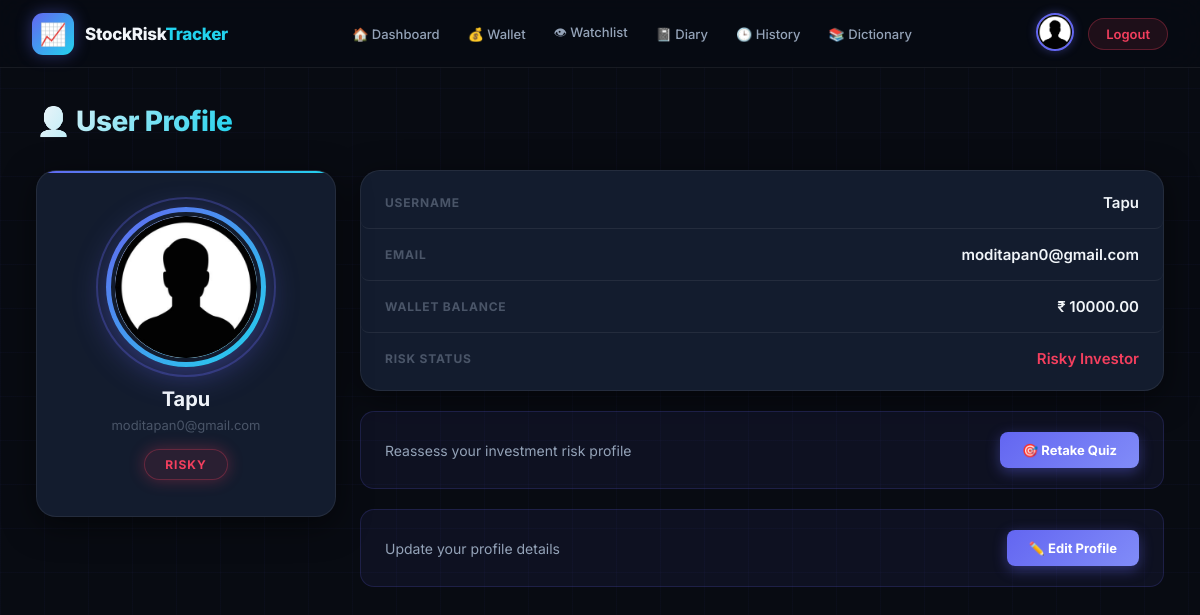
/tracker/profile/ (signed in), run on an earlier commit of the app's database.
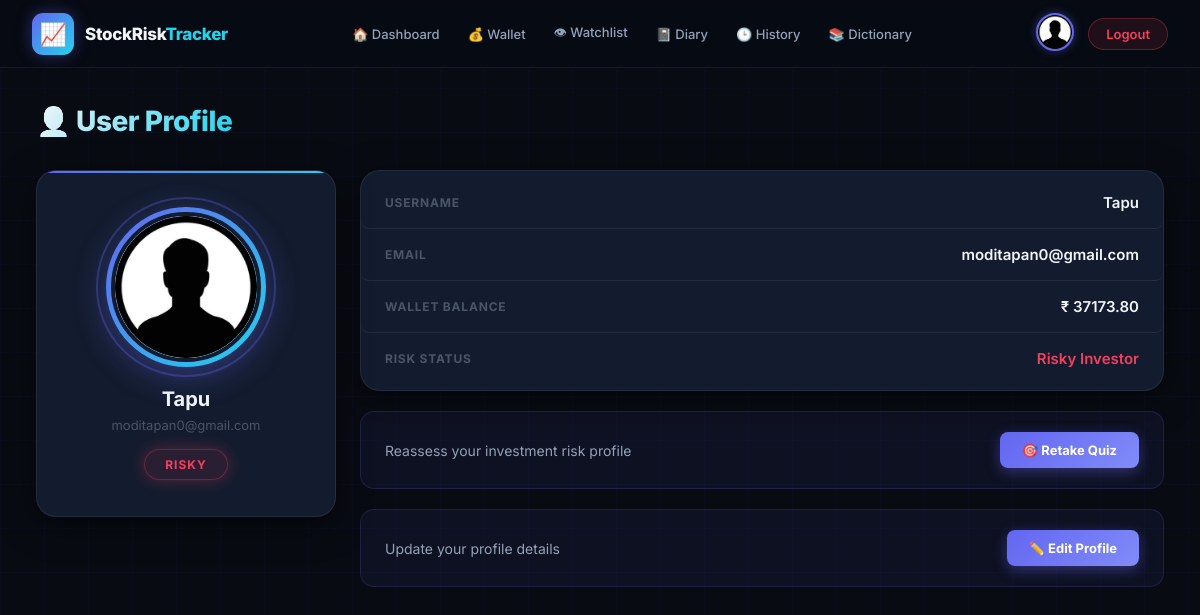
And on a later commit of the database.
### tracker/models.py (models this page shows, shortened)
class Profile(models.Model):
    user = models.OneToOneField(User, on_delete=models.CASCADE)
    risk_score = models.IntegerField(default=0)
    risk_category = models.CharField(max_length=20, default="Neutral") # "Safe" or "Risky"
    wallet_balance = models.DecimalField(max_digits=12, decimal_places=2, default=10000.00)

### tracker/views/auth_views.py (the view)
# urls.py: path('profile/', views.profile, name='profile'),
@login_required
def profile(request):
    user_profile, created = Profile.objects.get_or_create(user=request.user)
    context = {'profile': user_profile}
    return render(request, 'profile.html', context)

### templates/profile.html (shortened to what this page needs)
{% extends "base.html" %}
{% load static %}
{% block page_title %}👤 User Profile{% endblock %}
{% block content %}
<div class="profile-layout">
    <div class="profile-left-card">
        <div class="avatar-ring">
            <img src="{% static 'image/profile.jpg' %}" class="profile-image" alt="Profile">
        </div>
        <h2>{{ user.username }}</h2>
        <p class="profile-email">{{ user.email|default:"No email linked" }}</p>
        <span class="risk-badge {% if profile.risk_category == 'Safe' %}safe{% elif profile.risk_category == 'Risky' %}risky{% else %}neutral{% endif %}">
            {{ profile.risk_category|default:"Neutral" }}
        </span>
    </div>
    <div class="profile-right">
        <div class="info-card">
            <div class="info-row">
                <span>Username</span>
                <strong>{{ user.username }}</strong>
            </div>
            <div class="info-row">
                <span>Email</span>
                <strong>{{ user.email|default:"No email linked" }}</strong>
            </div>
            <div class="info-row">
                <span>Wallet Balance</span>
                <strong>₹ {{ profile.wallet_balance }}</strong>
            </div>
            <div class="info-row">
                <span>Risk Status</span>
                <strong class="{% if profile.risk_category == 'Safe' %}safe-text{% elif profile.risk_category == 'Risky' %}risky-text{% else %}neutral-text{% endif %}">
                    {{ profile.risk_category|default:"Neutral" }} Investor
                </strong>
            </div>
        </div>
        <div class="action-card">
            <p>Reassess your investment risk profile</p>
            <a href="{% url 'quiz' %}" class="quiz-btn">🎯 Retake Quiz</a>
        </div>
        <div class="action-card">
            <p>Update your profile details</p>
            <a href="{% url 'update_profile' %}" class="quiz-btn">✏️ Edit Profile</a>
        </div>
    </div>
</div>
{% endblock %}

What changed in the data, as far as the page shows it:
changed Profile "Risky": wallet_balance "10000.00" → "37173.80"
